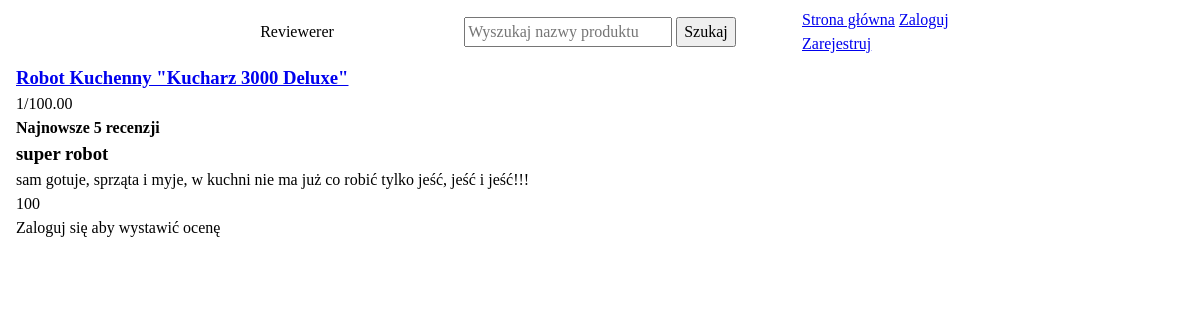
/src/review.php?id=4, run on the app's committed database.
### tables this page shows
CREATE TABLE `products` (
  `id` varchar(64) NOT NULL DEFAULT '0',
  `name` varchar(64) NOT NULL
);

CREATE TABLE `reviews` (
  `user_id` varchar(64) NOT NULL,
  `product_id` varchar(64) NOT NULL,
  `id` varchar(64) NOT NULL,
  `date` date NOT NULL DEFAULT current_timestamp(),
  `title` varchar(128) NOT NULL,
  `description` varchar(1000) NOT NULL,
  `score` tinyint(3) NOT NULL
);

### src/review.php (the view, shortened to what this page needs)
<?php
  $conn = connectDb();
?>
<!DOCTYPE html>
<html lang="en">
  <head>
    <link href="../css/style.css" rel="stylesheet">
  </head>
  <body>
  <?php include 'nav.php';?>
    <main class="flex flex-col justify-center justify-items-center items-center content-center">
      <?php
        $id = $_GET['id'];
        $sql = "SELECT * FROM products p WHERE p.id = '$id';";
        $result = $conn->query($sql);
        $row = $result->fetch_assoc();
        $sql = "SELECT COUNT(*) as total_reviews, SUM(score)/COUNT(*) as total_score FROM reviews WHERE product_id = '" . $row["id"] . "';";
        $count = $conn->query($sql);
        $count = $count->fetch_assoc();
        echo "<div class='flex flex-col border-2 border-black rounded-md mt-4 p-4'>";
        echo "<h3><a href='review.php?id=" . $row["id"] . "'>" . $row["name"]. "</a></h3>";
        echo $count["total_reviews"] . "/" . number_format($count['total_score'], 2) . "</div>";
        echo "<h4 class='text-lg font-medium mt-4'>Najnowsze 5 recenzji</h4>";
        $sql = "SELECT * FROM reviews WHERE product_id = '" . $row["id"] . "' ORDER BY date DESC LIMIT 5;";
        $reviews = $conn->query($sql);
        echo "<div class='grid grid-cols-4 gap-4 my-4 mt-2 justify-items-center justify-center items-center'>";
        while($review = $reviews->fetch_assoc()) {
          echo "<div class='flex flex-col rounded-md bg-neutral-200 px-8 py-2 justify-items-center justify-center items-center'>";
          echo "<h3>". $review["title"] . "</h3>";
          echo "<div>" . $review["description"] . "</div>";
          echo "<div>" . $review["score"] . "</div>";
          echo "</div>";
        }
        echo "</div>";
      ?>
      <?php
        if(!isset($_SESSION["email"])) {
          echo "<p>Zaloguj się aby wystawić ocenę</p>";
          exit();
        }
      ?>

### css/style.css (style rules this page uses)
*, *::before, *::after { box-sizing: border-box; }
* { margin: 0; }
body { line-height: 1.5; -webkit-font-smoothing: antialiased; }
p, h1, h2, h3, h4, h5, h6 { overflow-wrap: break-word; }
:root { padding: 0 1rem; scroll-behavior: smooth; min-height: 0; min-width: 0; }

### data on the page
products: name "Robot Kuchenny \"Kucharz 3000 Deluxe\""
reviews: title "super robot", description "sam gotuje, sprząta i myje, w kuchni nie ma już co robić tylko jeść, jeść i jeść!!!", score "100"

### other printed values
$count["total_reviews"] "1"
$count['total_score'] "100.00"
